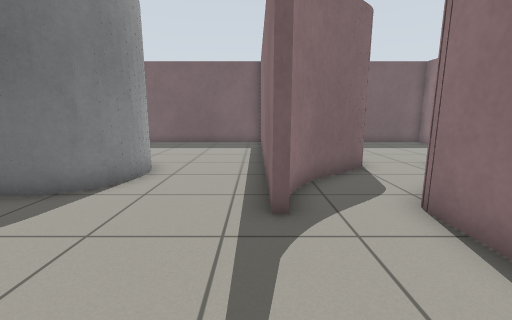
View 1 (above)

17 first-person views from a walk through a robot-simulator world made for Gazebo. The camera is 0.88 m above the floor, tilts 10° down and sees 90° across. The floor is counted in squares, 0.5 m on a side. Each view is taken from the middle of a square. On the plan, view 1 faces up. The plan holds only what a view shows up to about 14 squares ahead; the rest is blank.

View 2
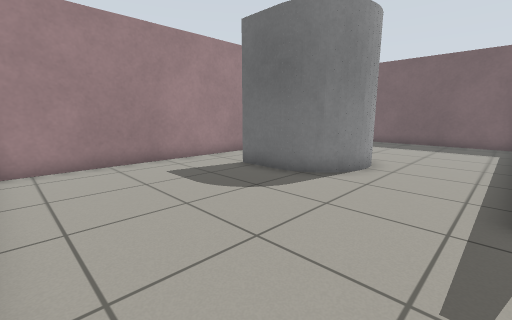

View 3
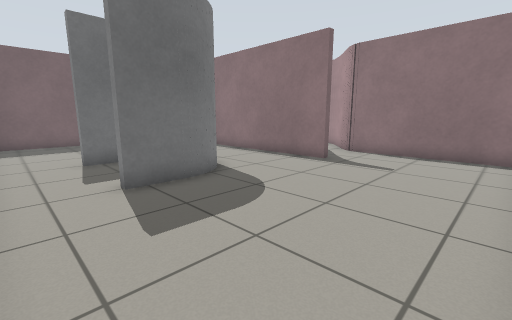

View 4
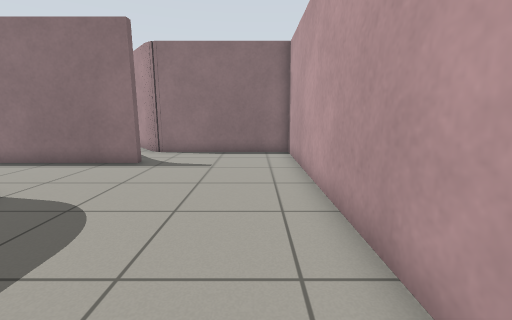

View 5
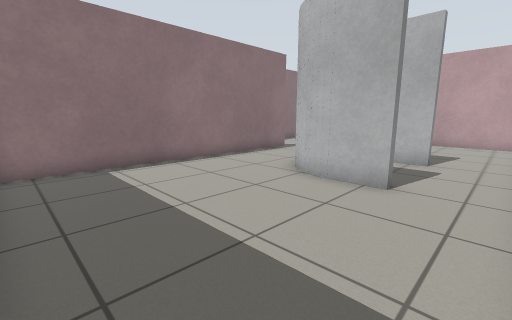

View 6
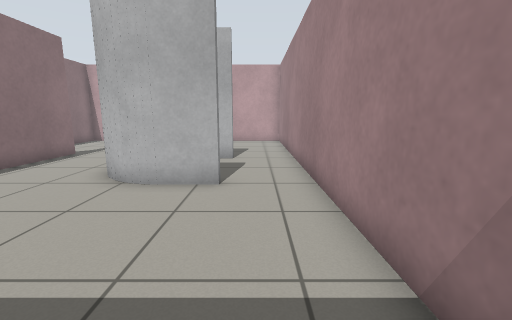

View 7
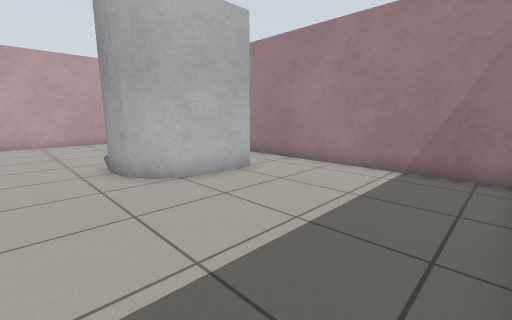

View 8
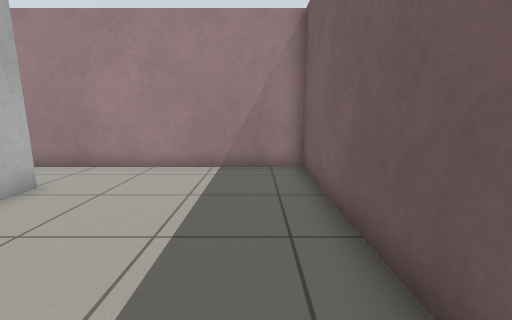

View 9
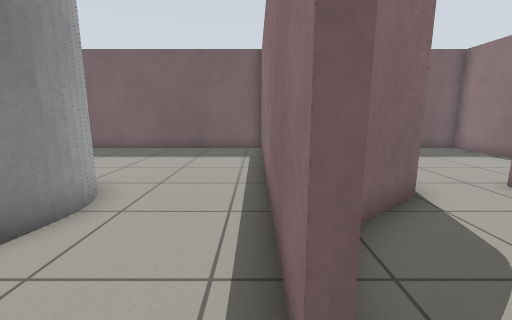

View 10
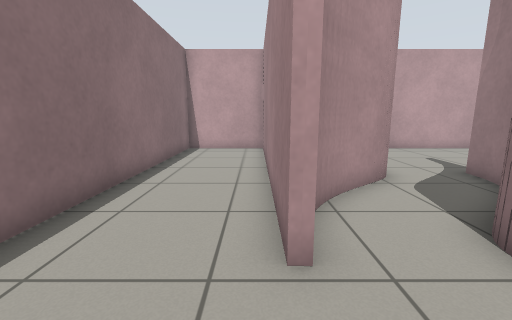

View 11
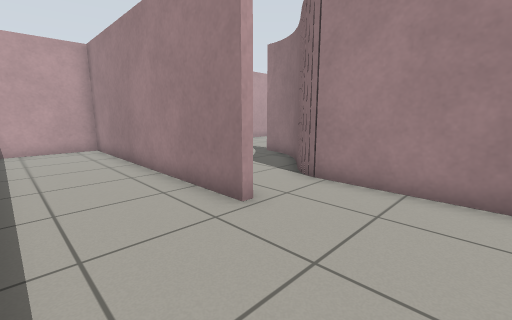

View 12
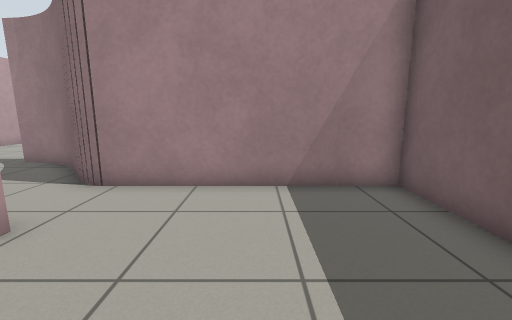

View 13
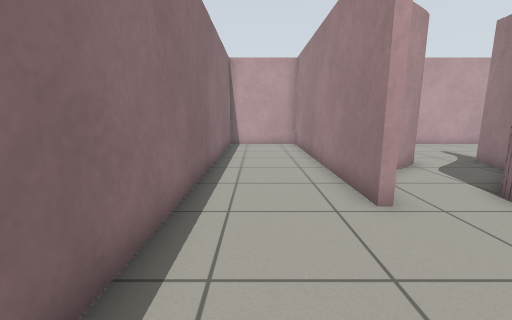

View 14
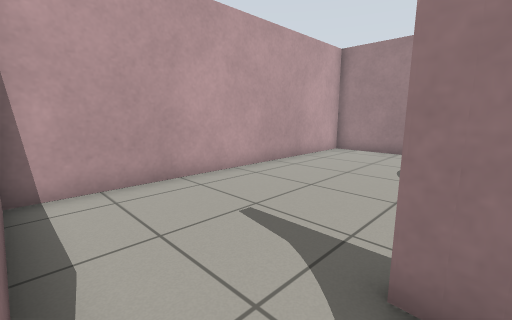

View 15
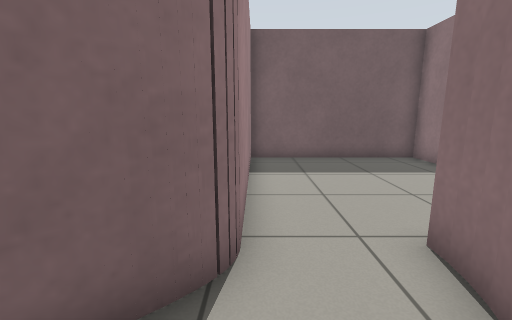

View 16
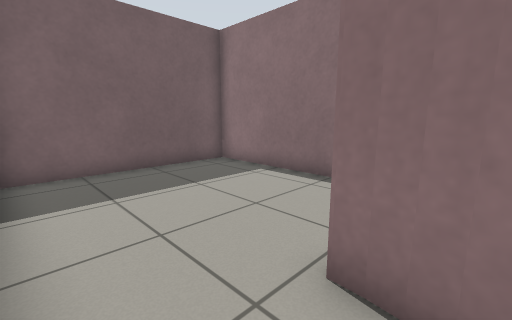

View 17
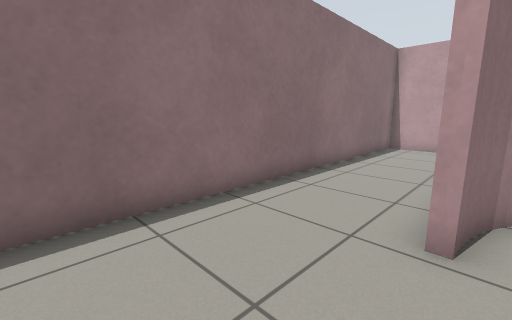

### Floor plan
Ten units are one square. View 1 is at (0, 0); x grows to the right and y downward. Boxes are objects, and circles mark ways between rooms. Rooms are numbered by the first view taken in them; rooms with no view inside come last. Other rooms are left out.
<svg viewBox="-101 -171 211 191">
<path fill="none" stroke="#000" d="M9 -59 7 -54M8 -55 6 -51M7 -52 6 -47M6 -48 6 -43M3 -42 3 -161M11 -61 9 -57M19 -69 14 -64M33 -82 15 -68 10 -60M34 -51 51 -64M34 -48 37 -51M36 -85 32 -81M51 -65 56 -71M55 -69 59 -75M59 -74 61 -79M60 -77 62 -82M62 -81 63 -86M63 -84 63 -89M63 -87 63 -92M4 -166 -96 -166 -96 15 31 15 31 -45M63 -92 66 -92 66 15 105 15 105 -166 38 -166 38 -91"/>
<rect x="-75" y="-95" width="40" height="50" fill="#bbb"><title>goal</title></rect>
<circle cx="50" cy="-90" r="3" fill="#2a7"/>
<text x="-40" y="-70">1</text>
<text x="80" y="-80">2</text>
</svg>
Room 1 opens to room 2.

Where each view was taken, in squares from view 1:
view 1: 0 up, 0 right, facing up
view 2: 1 down, 0 right, facing up-left
view 3: 1 down, 9 left, facing up-right
view 4: 0 up, 9 left, facing right
view 5: 16 up, 9 left, facing down-right
view 6: 16 up, 8 left, facing down
view 7: 16 up, 1 left, facing down-left
view 8: 15 up, 1 left, facing left
view 9: 3 up, 0 right, facing up
view 10: 12 up, 7 right, facing down
view 11: 13 up, 10 right, facing down-left
view 12: 13 up, 10 right, facing left
view 13: 14 up, 9 right, facing down
view 14: 5 up, 3 right, facing down-left
view 15: 6 up, 4 right, facing up
view 16: 8 up, 4 right, facing up-right
view 17: 13 up, 6 right, facing down-right
